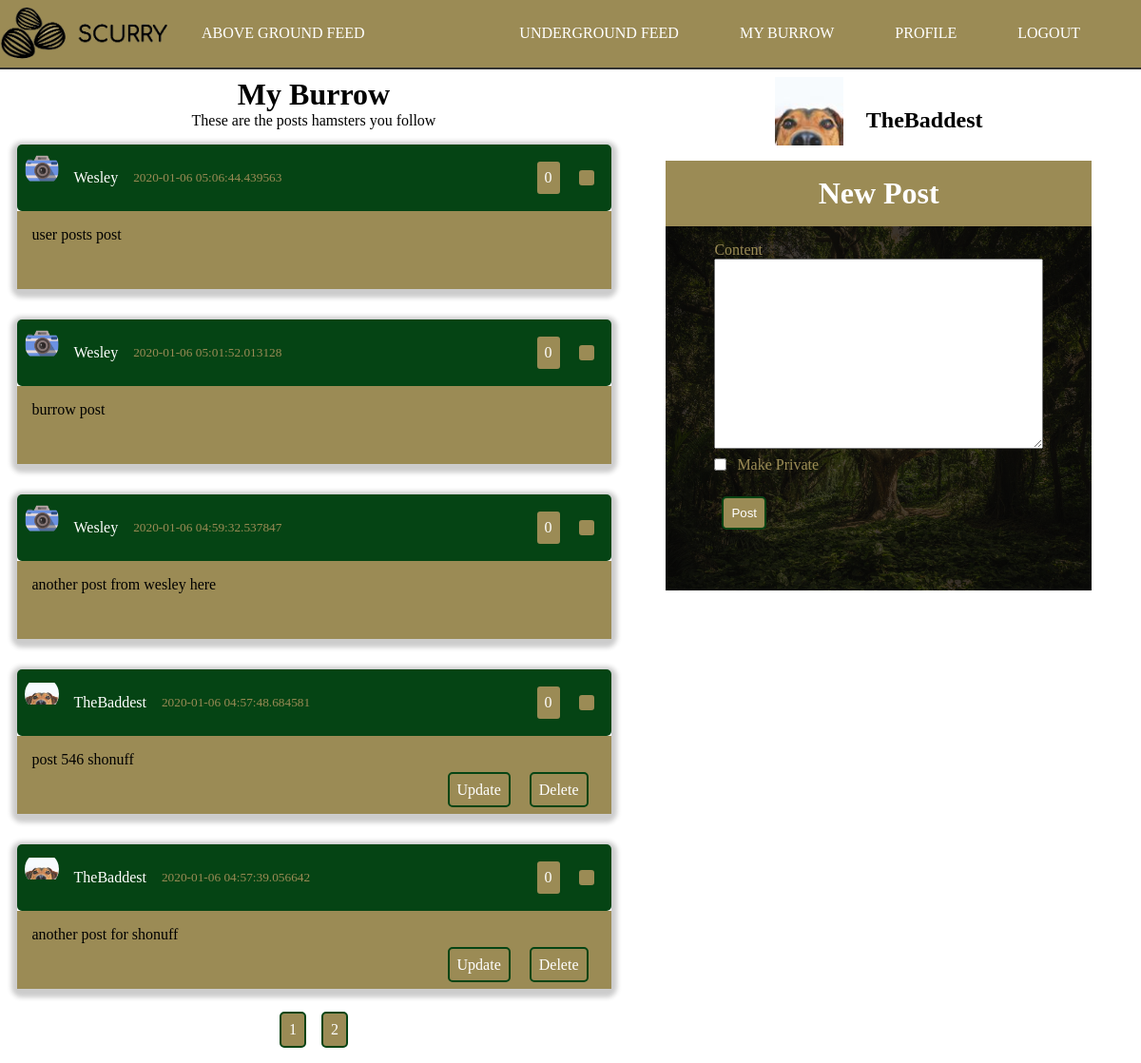
The page /burrow (signed in) on the database its author committed.
### scurry/models.py (models this page shows, shortened)
class Post(db.Model):
    id = db.Column(db.Integer, primary_key=True)
    content = db.Column(db.Text, nullable=False)
    date_posted = db.Column(db.DateTime, nullable=False, default=datetime.utcnow)
    date_shared = db.Column(db.DateTime)
    user_id = db.Column(db.Integer, db.ForeignKey('user.id'), nullable=False)
    private = db.Column(db.Boolean, default=False, nullable=False)
    likes = db.relationship('PostLike', backref='post', lazy='dynamic')
    shares = db.relationship('PostShare', foreign_keys='PostShare.shared_post_id', backref='post', lazy='dynamic')

class User(db.Model, UserMixin):
    id = db.Column(db.Integer, primary_key=True)
    username = db.Column(db.String(20), unique=True, nullable=False)
    email = db.Column(db.String(120), unique=True, nullable=False)
    image_file = db.Column(db.String(20), nullable=False, default='noprofile.jpg')
    password = db.Column(db.String(60), nullable=False)
    posts = db.relationship('Post', backref='author', lazy=True)
    followed = db.relationship(
        'User', secondary=followers,
        primaryjoin=(followers.c.follower_id == id),
        secondaryjoin=(followers.c.followed_id == id),
        backref=db.backref('followers', lazy='dynamic'), lazy='dynamic')
    shared = db.relationship(
        'PostShare',
        foreign_keys='PostShare.sharer_id',
        backref='sharer', lazy='dynamic')
    def followed_posts(self):
        followed = Post.query.join(
            followers, (followers.c.followed_id == Post.user_id)).filter(
                followers.c.follower_id == self.id)
        own = Post.query.filter_by(user_id=self.id)
        return followed.union(own).order_by(Post.date_posted.desc())
    liked = db.relationship(
        'PostLike',
        foreign_keys='PostLike.user_id',
        backref='user', lazy='dynamic')

### scurry/posts/routes.py (the view)
@posts.route('/burrow', methods=['GET', 'POST'])
@login_required
def burrow():
    postForm = PostForm()
    if postForm.validate_on_submit():
        post = Post(private=postForm.private.data, content=postForm.content.data, author=current_user)
        db.session.add(post)
        db.session.commit()
        flash('Post Created!', 'success')
    page = request.args.get('page', 1, type=int)
    user = User.query.filter_by(username=current_user.username).first_or_404()
    posts = user.followed_posts().paginate(page=page, per_page=5)
    return render_template('burrow.html', postForm=postForm, title="My Burrow", posts=posts)

### scurry/posts/forms.py
class PostForm(FlaskForm):
    content = TextAreaField('Content', validators=[DataRequired()])
    private = BooleanField('Make Private')
    submit = SubmitField('Post')

### scurry/models.py (called while the page is built)
@login_manager.user_loader
def load_user(user_id):
    return User.query.get(int(user_id))

### scurry/templates/burrow.html (shortened to what this page needs)
{% extends "layout.html" %}
{% block content %}
    <div class="container" id="home">
        <h1 class="page-header">My Burrow</h1>
        <p class="page-header">These are the posts hamsters you follow</p class="page-header">
        <div class="posts-container">
            {%  for post in posts.items %}
                <article class="article-post shadow">
                    <div class="post-head">
                        <img src="{{ url_for('static', filename='images/' + post.author.image_file) }}" alt="user photo" class="article-img">
                        <div class="post-metadata">
                            <a class="post-author" href="{{ url_for('users.user_posts', username=post.author.username) }}">{{ post.author.username }}</a>
                            <small>{{ post.date_posted }}</small>
                            <p class="btn right">
                                {{ post.likes.count() }}
                            </p>
                            <a href="{{ url_for('posts.share_post', post_id=post.id) }}" class="btn">
                            </a>
                        </div>
                    </div>
                    <div class="post-body">
                        <p class="post-content">{{ post.content }}</p>
                        <div class="post-buttons">
                            {% if current_user.username == post.author.username %}
                                <a href="{{ url_for('posts.update_post', post_id=post.id) }}" class="btn">Update</a>
                                <a href="{{ url_for('posts.delete_post', post_id=post.id) }}" class="btn">Delete</a>
                            {% endif %}
                        </div>
                    </div>
                </article>
            {% endfor %}
            <div class="pagination">
                {% for page_num in posts.iter_pages() %}
                    {% if page_num %}
                        <a class="btn btn-info" href="{{ url_for('main.index', page=page_num) }}">{{ page_num }}</a>
                    {% else %}
                        ...
                    {% endif %}
                {% endfor %}
            </div>
        </div>
    </div>
{% endblock content %}

### scurry/templates/layout.html (shortened to what this page needs)
<!DOCTYPE html>
<html lang="en">
<head>
    <link rel="stylesheet" type="text/css" href="{{ url_for('static', filename='style.css') }}">
</head>
<body>
    <header>
        <nav class="header-nav">
            <div class="header-logo">
                <img src="{{ url_for('static', filename='images/scurry-logo.png') }}" alt="Scurry - A Place for Squirrels" class="logo">
            </div>
            <ul class="nav-list">
                <li class="nav-list-item">
                    <a href="{{ url_for('main.index') }}" class="nav-link">Above Ground Feed</a>
                </li>
            </ul>
            <ul class="nav-list right">
                {% if current_user.is_authenticated %}
                <li class="nav-list-item">
                    <a href="{{ url_for('posts.underground') }}" class="nav-link">Underground Feed</a>
                </li>
                <li class="nav-list-item">
                    <a href="{{ url_for('posts.burrow') }}" class="nav-link">My Burrow</a>
                </li>
                <li class="nav-list-item">
                    <a href="{{ url_for('users.profile') }}" class="nav-link">Profile</a>
                </li>
                <li class="nav-list-item">
                    <a href="{{ url_for('users.logout') }}" class="nav-link">Logout</a>
                </li>
                {% endif %}
            </ul>
        </nav>
    </header>
    <main id="main">
        <div class="content-container" id="main-block">
            {%  block content %}{% endblock %}
        </div>
        <div class="sidebar-container" id="sidebar-block">
        {% if current_user.is_authenticated %}
            <div class="home-sidebar-user-info">
                <img src="{{ url_for('static', filename='images/' + current_user.image_file) }}" alt="user photo" class="sidebar-img">
                <h2>{{ current_user.username }}</h2>
            </div>
            <div class="post-form">
                <form action="" method="POST" class="form">
                    <div class="form-legend">
                        <h1>New Post</h1>
                    </div>
                    <div class="form-well">
                        <div class="form-group">
                            {{ postForm.content.label(class="form-control-label") }}
                            {% if postForm.content.errors %}
                                <div class="invalid-feedback">
                                    {% for error in postForm.content.errors %}
                                        <span>{{ error }}</span>
                                    {% endfor %}
                                </div>
                            {% else %}
                                {{ postForm.content(class="form-control-post-textarea") }}
                            {% endif %}
                        </div>
                        <div class="form-group">
                            {{ postForm.private.label(class="form-control-boolean-label") }}
                            {{ postForm.private(class="form-control-boolean") }}
                        </div>
                        <div class="form-group post-submit">
                            {{ postForm.submit(class="btn")}}
                        </div>
                    </div>
                </form>
            </div>
        {% else %}
            <div class="container" id="signup-card">
                <h1>Sign Up Today</h1>
                <a href="{{ url_for('users.register') }}"><button class="btn">Sign Up Here</button></a>
                <p>Or go to <a href="{{ url_for('users.login') }}">login</a></p>
            </div>
        {% endif %}
        </div>
    </main>
</body>
</html>

### scurry/static/style.css (style rules this page uses)
*, *::before, *::after { margin: 0; padding: 0; box-sizing: border-box; }
html { --main-color: #054414; --accent-color: #9b8b55; }
body { background-size: cover; }
a { text-decoration: none; color: #ffffff; transition: color .4s ease; }
.container { padding: .5rem; }
.shadow { -webkit-box-shadow: 0px 3px 5px 6px #ccc; -moz-box-shadow: 0px 3px 5px 6px #ccc; box-shadow: 0px 3px 5px 6px #ccc; }
.btn { margin: .5rem; padding: .5rem; background: var(--accent-color); border: 2px solid var(--main-color); border-radius: 5px; color: #fff; cursor: pointer; }
.pagination { display: flex; justify-content: center; align-items: center; }
.header-nav { width: 100vw; border-bottom: 2px solid #333; background: var(--accent-color); display: flex; }
.header-logo > .logo { max-width: 180px; object-fit: contain; }
.nav-list { margin-right: 2rem; list-style: none; display: flex; flex-flow: row nowrap; justify-content: center; align-items: center; }
.nav-list-item { margin: .5rem 2rem; }
.nav-link { text-transform: uppercase; }
.right { margin-left: auto; }
#main-block { grid-area: main; }
#sidebar-block { grid-area: side; }
#main { max-width: 1175px; height: 100%; display: grid; grid-template-areas: 'main main main side side' 'main main main side side' 'main main main side side'; grid-gap: .5rem; }
.content-container { width: 55vw; }
.sidebar-container { width: 40vw; }
.page-header { text-align: center; }
#home { height: 100%; display: flex; flex-direction: column; }
.posts-container { grid-area: main; display: flex; flex-direction: column; justify-content: center; align-items: center; color: #ffffff; }
.article-post { width: 100%; max-width: 625px; margin: 1rem; border-radius: 5px; }
.post-head { padding: .5rem; width: 100%; background: var(--main-color); color: var(--accent-color); display: flex; border-radius: 5px; }
.post-author { color: #ffffff; margin-right: 1rem; }
.post-metadata { margin-left: 1rem; width: 100%; display: flex; justify-content: center; align-items: center; }
.article-img { width: 36px; height: 36px; object-fit: contain; border-radius: 50%; }
.post-body { padding: 1rem; padding-bottom: 3rem; width: 100%; background: var(--accent-color); color: black; position: relative; }
.post-buttons { margin: .5rem; position: absolute; right: 8px; bottom: 8px; }
.home-sidebar-user-info { padding-top: .5rem; display: flex; justify-content: center; align-items: center; }
.home-sidebar-user-info > h2 { margin: 1.3rem 0 0 1.5rem; }
.sidebar-img { height: 72px; width: 72px; object-fit: cover; }
.post-form { padding: .5rem; }
.form { margin: auto; padding: .5rem; width: 100%; max-width: 650px; }
.form-legend { padding: 1rem 0; width: 100%; text-align: center; background: var(--accent-color); color: #ffffff; }
.form-well { padding: .5rem .5rem 3rem .5rem; height: 100%; width: 100%; background: linear-gradient( rgba(0,0,0,0.7), rgba(0,0,0,0.7)), url('./images/forest.jpeg') no-repeat center; background-size: cover; }
.form-group { margin: .5rem auto; width: 80%; position: relative; display: flex; flex-direction: column; justify-content: center; align-items: flex-start; color: var(--accent-color); }
.form-control-post-textarea { width: 100%; height: 200px; }
.form-control-boolean-label { margin-left: 1.5rem; }
.form-control-boolean { display: inline; position: absolute; }
.post-submit { margin-top: 1rem; }

### rows shown on the page
Post: image_file (picture), author.username "Wesley", date_posted "2020-01-06 05:06:44.439563", likes.count "0", content "user posts post"
Post: image_file (picture), author.username "Wesley", date_posted "2020-01-06 05:01:52.013128", likes.count "0", content "burrow post"
Post: image_file (picture), author.username "Wesley", date_posted "2020-01-06 04:59:32.537847", likes.count "0", content "another post from wesley here"
Post: image_file (picture), author.username "TheBaddest", date_posted "2020-01-06 04:57:48.684581", likes.count "0", content "post 546 shonuff"
Post: image_file (picture), author.username "TheBaddest", date_posted "2020-01-06 04:57:39.056642", likes.count "0", content "another post for shonuff"
User: image_file (picture), username "TheBaddest"

### other values the page prints
{{ page_num }} "1" "2"
{{ postForm.content.label(class="form-control-label") }} "Content"
{{ postForm.private.label(class="form-control-boolean-label") }} "Make Private"
